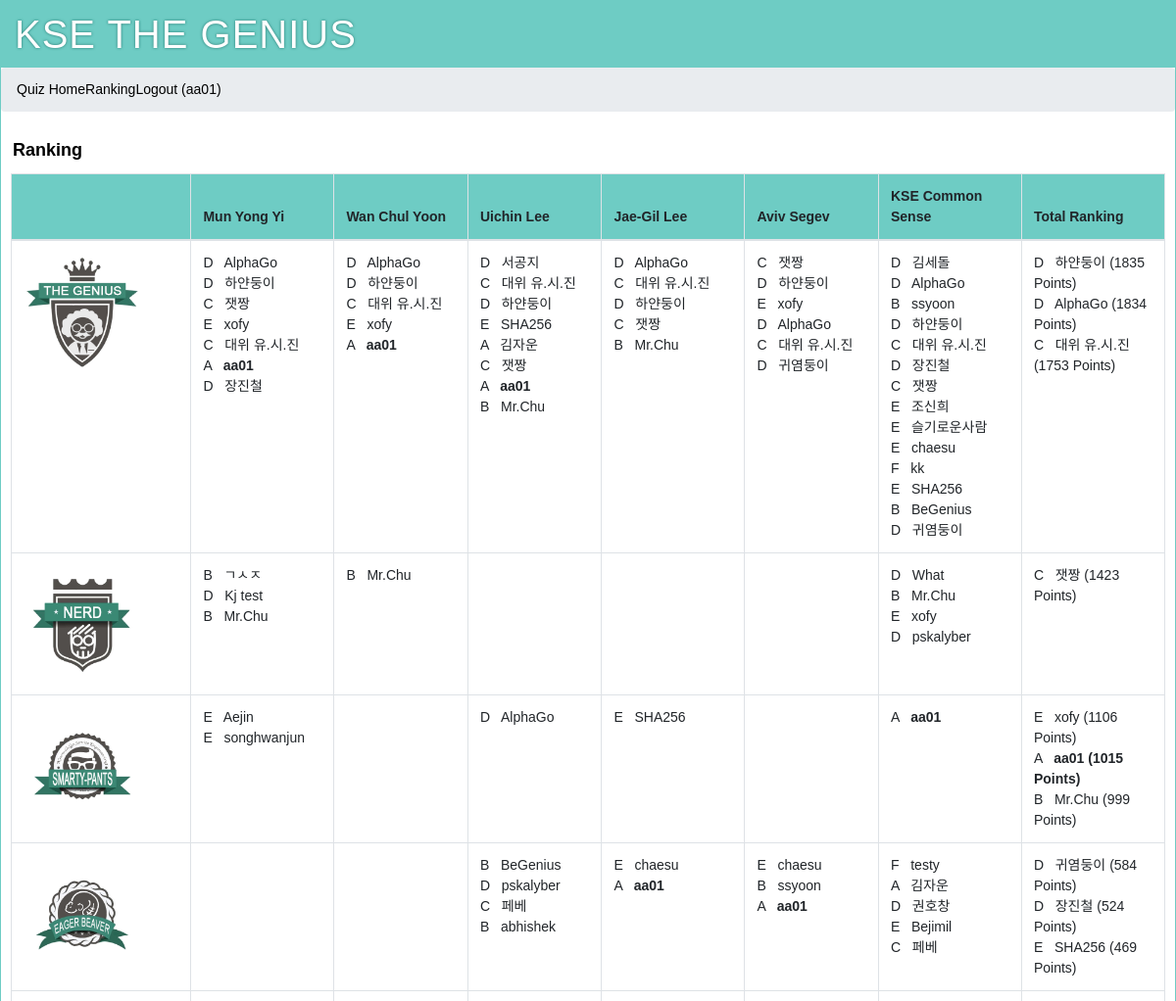
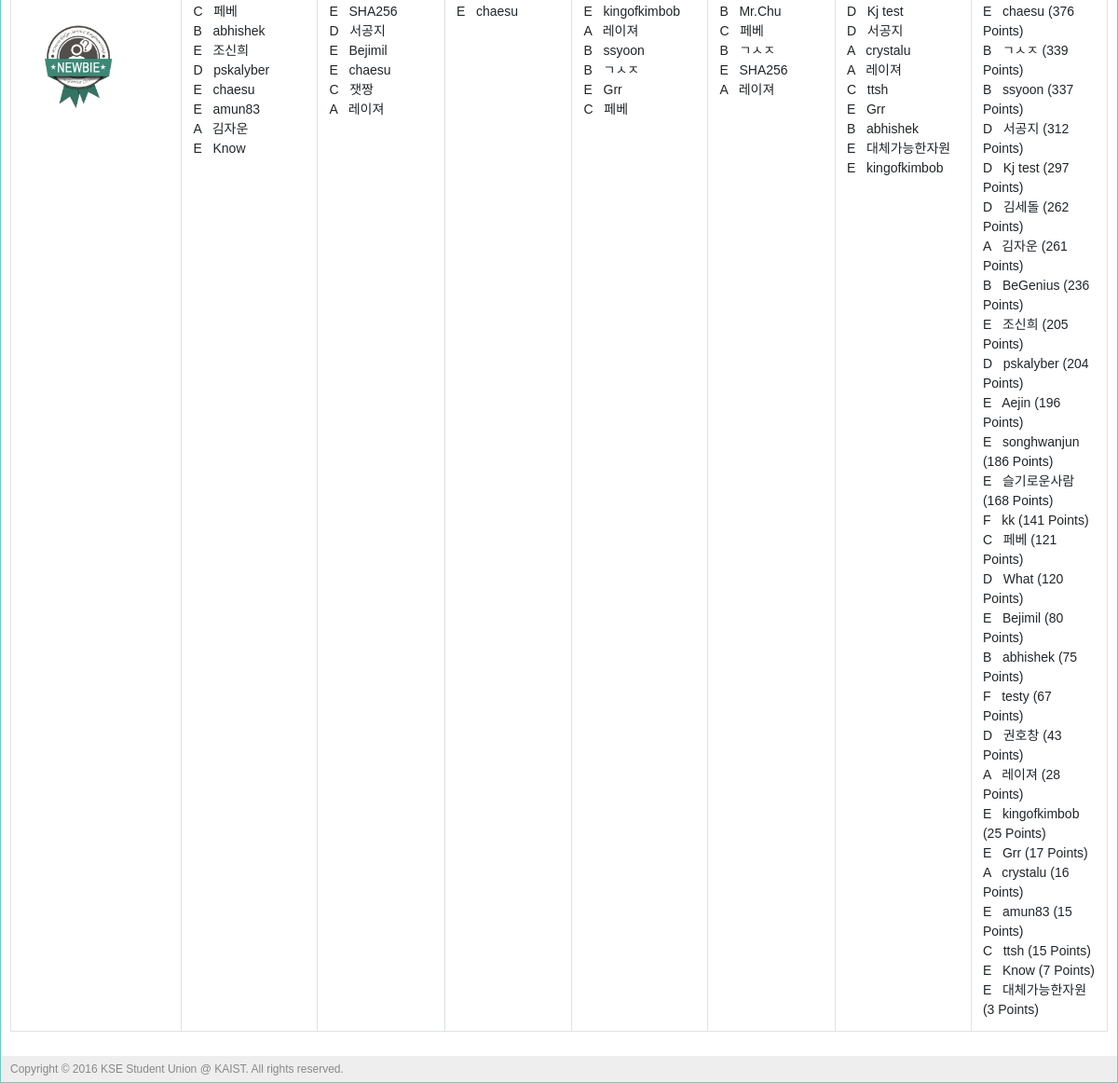
The app's page /ranking (signed in) with its own data (2 pictures, top to bottom).
### tables this page shows
CREATE TABLE "user" (
	`user_id`	integer PRIMARY KEY AUTOINCREMENT,
	`username`	string NOT NULL,
	`name`	string NOT NULL,
	`pw_hash`	string NOT NULL,
	`class`	INTEGER,
	`munyi_point`	integer DEFAULT 0,
	`munyi_last_quiz`	integer DEFAULT 0,
	`wcyoon_point`	integer DEFAULT 0,
	`wcyoon_last_quiz`	integer DEFAULT 0,
	`uclee_point`	integer DEFAULT 0,
	`uclee_last_quiz`	integer DEFAULT 0,
	`jaegil_point`	integer DEFAULT 0,
	`jaegil_last_quiz`	integer DEFAULT 0,
	`aviv_point`	integer DEFAULT 0,
	`aviv_last_quiz`	integer DEFAULT 0,
	`kse_point`	INTEGER DEFAULT 0,
	`kse_last_quiz`	INTEGER DEFAULT 0,
	`total_point`	integer DEFAULT 0
);

### main.py (the view)
@app.route('/')
@app.route('/ranking')
def ranking(post_id=None):
    MUNYI_QUIZ_CNT[1] = query_db('''SELECT count(id) FROM quiz WHERE professor_id="munyi"''', one=True)['count(id)']
    WCYOON_QUIZ_CNT[1] = query_db('''SELECT count(id) FROM quiz WHERE professor_id="wcyoon"''', one=True)['count(id)']
    UCLEE_QUIZ_CNT[1] = query_db('''SELECT count(id) FROM quiz WHERE professor_id="uclee"''', one=True)['count(id)']
    JAEGIL_QUIZ_CNT[1] = query_db('''SELECT count(id) FROM quiz WHERE professor_id="jaegil"''', one=True)['count(id)']
    AVIV_QUIZ_CNT[1] = query_db('''SELECT count(id) FROM quiz WHERE professor_id="aviv"''', one=True)['count(id)']
    KSE_QUIZ_CNT[1] = query_db('''SELECT count(id) FROM quiz WHERE professor_id="kse"''', one=True)['count(id)']
    TOTAL_MAX_POINT[1] = query_db('''SELECT SUM(quiz_value) FROM quiz''', one=True)['SUM(quiz_value)']
    total_score = collections.OrderedDict()
    total_score['genius'] = getUserList(80, 100)
    total_score['nerd'] = getUserList(60, 80)
    total_score['smarty-pants'] = getUserList(40, 60)
    total_score['eager_beaver'] = getUserList(20, 40)
    total_score['newbie'] = getUserList(0, 20)
    return render_template('ranking.html', total_score = total_score)

### main.py (called while the page is built)
def connect_db():
    return sqlite3.connect(app.config['DATABASE'])

def query_db(query, args=(), one=False):
    cur = g.db.execute(query, args)
    rv = [dict((cur.description[idx][0], value)
               for idx, value in enumerate(row)) for row in cur.fetchall()]
    return (rv[0] if rv else None) if one else rv

@app.before_request
def before_request():
    g.db = connect_db()
    g.user = None
    if 'user_id' in session:
        g.user = query_db('select * from user where user_id = ?',
                          [session['user_id']], one=True)

@app.teardown_request
def teardown_request(exception):
    if hasattr(g, 'db'):
        g.db.close()

### templates/ranking.html (shortened to what this page needs)
{% extends "layout.html" %}
{% block title %}
    Ranking
{% endblock %}
{% block body %}
	<div class="page-title">
		<span>{{ self.title() }}</span>
	</div>
	<div class="table-responsive">
  	<table class="table table-bordered table-hover">
		<thead>
  			<tr style="background-color: #6ECCC4;">
  				<th></th>
  				<th>Mun Yong Yi</th>
  				<th>Wan Chul Yoon</th>
  				<th>Uichin Lee</th>
  				<th>Jae-Gil Lee</th>
  				<th>Aviv Segev</th>
  				<th>KSE Common Sense</th>
  				<th>Total Ranking</th>
  			</tr>
  		</thead>
  		<tbody>
			{% for badge, score in total_score.items() %}
			<tr>
				<td class="col-md-1">
					{% if badge=="newbie" %}
						<img src="{{ url_for('static', filename='img/badges/badge_1_newbie.png') }}" alt="Newbie" width="120px">
					{% elif badge=="eager_beaver" %}
						<img src="{{ url_for('static', filename='img/badges/badge_2_eager_beaver.png') }}" alt="Eager Beaver" width="120px">
					{% elif badge=="smarty-pants" %}
						<img src="{{ url_for('static', filename='img/badges/badge_3_smarty-pants.png') }}" alt="Smarty Pants" width="120px">
					{% elif badge=="nerd" %}
						<img src="{{ url_for('static', filename='img/badges/badge_4_nerd.png') }}" alt="Nerd" width="120px">
					{% elif badge=="genius" %}
						<img src="{{ url_for('static', filename='img/badges/badge_5_genius.png') }}" alt="Genius" width="120px">
					{% endif %}
				</td>
				{% for prof, rankers in score.items() %}
					<td class="post-table-title col-md-1">
						{% for ranker in rankers %}
							<span class="post-table-title">
								{% if g.user['username'] == ranker['username'] %}
									{% if ranker['class'] == 'A' %}
										<span class="label label-danger">
									{% elif ranker['class'] == 'B' %}
										<span class="label label-warning">
									{% elif ranker['class'] == 'C' %}
										<span class="label label-info">
									{% elif ranker['class'] == 'D' %}
										<span class="label label-primary">
									{% else %}
										<span class="label label-default">
									{% endif %}
										{{ ranker['class'] }}
									</span>&nbsp;
									<strong>
									<span class="label label-success">{{ ranker['username'] }}
									{% if prof == 'total_point' %}
										({{ ranker['total_point'] }} Points)
									{% endif %}
									</strong>
									</span>
								{% else %}
									{% if ranker['class'] == 'A' %}
										<span class="label label-danger">
									{% elif ranker['class'] == 'B' %}
										<span class="label label-warning">
									{% elif ranker['class'] == 'C' %}
										<span class="label label-info">
									{% elif ranker['class'] == 'D' %}
										<span class="label label-primary">
									{% else %}
										<span class="label label-default">
									{% endif %}
										{{ ranker['class'] }}
									</span>&nbsp;
									{{ ranker['username'] }}
									{% if prof == 'total_point' %}
										({{ ranker['total_point'] }} Points)
									{% endif %}
								{% endif %}
							</span>
						<br>
						{% endfor %}
					</td>
				{% endfor %}
			</tr>
			{% endfor %}
  		</tbody>
	</table>
	</div>
{% endblock %}

### templates/layout.html (shortened to what this page needs)
<!doctype html>
<html>
<head>
	<link rel="stylesheet" type="text/css" href="{{ url_for('static', filename='css/bootstrap.min.css') }}">
	<link rel="stylesheet" type="text/css" href="{{ url_for('static', filename='css/style.css') }}">
</head>
<div class="page">
	<h1>KSE THE GENIUS</h1>
	<ol class="breadcrumb">
		{% if g.user %}
		<li class="active"><a href="{{ url_for('course') }}">Quiz Home</a></li>
		<li class="active"><a href="{{ url_for('ranking') }}">Ranking</a></li>
		<li><a href="{{ url_for('logout') }}">Logout ({{ g.user.username }})</a></li>
		{% else %}
		<li class="active"><a href="{{ url_for('register') }}">Sign Up</a></li>
		<li><a href="{{ url_for('login') }}">Sign In</a></li>
		{% endif %}
	</ol>
	<div class="body">{% block body %}{% endblock %}</div>
	<div class="footer">Copyright © 2016 KSE Student Union @ KAIST. All rights reserved.</div>
</div>
</html>

### static/css/style.css (style rules this page uses)
a { color: black; }
a, a:focus, a:hover, a:active { outline: 0; text-decoration: none; }
div.page { background: white; border: 1px solid #6ECCC4; margin: auto; overflow-y: hidden; }
div.page h1 { background: #6ECCC4; margin: 0; padding: 10px 14px; color: white; letter-spacing: 1px; text-shadow: 0 0 3px #24776F; font-weight: normal; }
div.page div.body { padding: 10px; }
div.page div.footer { background: #eee; color: #888; padding: 5px 10px; font-size: 12px; }
div.page-title { font-size: 18px; color: black; font-weight: bold; margin: 0px 0px 10px 2px; }

### records on screen
user: user.username "aa01", class "A", username "aa01", total_point "1015"
user: class "D", username "AlphaGo", total_point "1834"
user: class "D", username "하얀둥이", total_point "1835"
user: class "C", username "잿짱", total_point "1423"
user: class "E", username "xofy", total_point "1106"
user: class "C", username "대위 유.시.진", total_point "1753"
user: class "D", username "장진철", total_point "524"
user: class "D", username "서공지", total_point "312"
user: class "E", username "SHA256", total_point "469"
user: class "A", username "김자운", total_point "261"
user: class "B", username "Mr.Chu", total_point "999"
user: class "D", username "귀염둥이", total_point "584"
user: class "D", username "김세돌", total_point "262"
user: class "B", username "ssyoon", total_point "337"
user: class "E", username "조신희", total_point "205"
user: class "E", username "슬기로운사람", total_point "168"
user: class "E", username "chaesu", total_point "376"
user: class "F", username "kk", total_point "141"
user: class "B", username "BeGenius", total_point "236"
user: class "B", username "ㄱㅅㅈ", total_point "339"
user: class "D", username "Kj test", total_point "297"
user: class "D", username "What", total_point "120"
user: class "D", username "pskalyber", total_point "204"
user: class "E", username "Aejin", total_point "196"
user: class "E", username "songhwanjun", total_point "186"
user: class "C", username "페베", total_point "121"
user: class "B", username "abhishek", total_point "75"
user: class "F", username "testy", total_point "67"
user: class "D", username "권호창", total_point "43"
user: class "E", username "Bejimil", total_point "80"
user: class "E", username "amun83", total_point "15"
user: class "E", username "Know", total_point "7"
user: class "A", username "레이져", total_point "28"
user: class "E", username "kingofkimbob", total_point "25"
user: class "E", username "Grr", total_point "17"
user: class "A", username "crystalu", total_point "16"
user: class "C", username "ttsh", total_point "15"
user: class "E", username "대체가능한자원", total_point "3"
